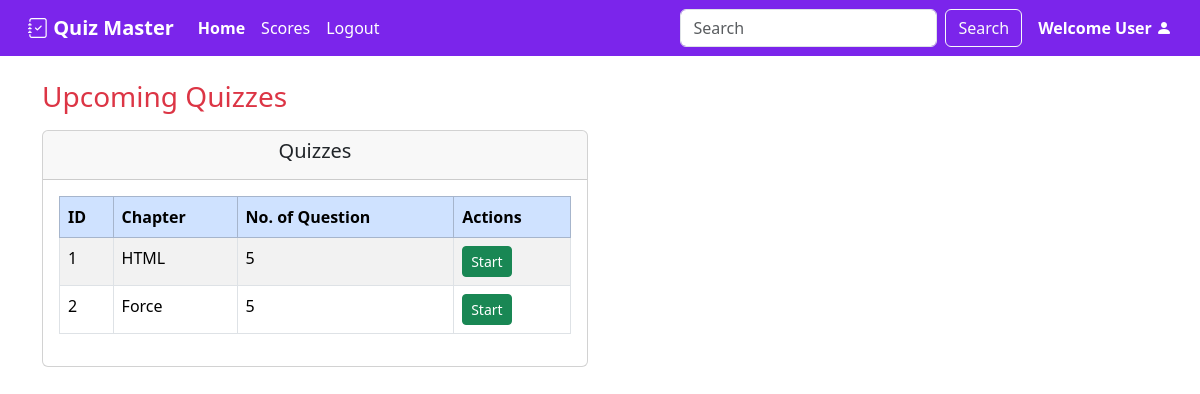
/user/dashboard, run on an earlier commit of the app's database.
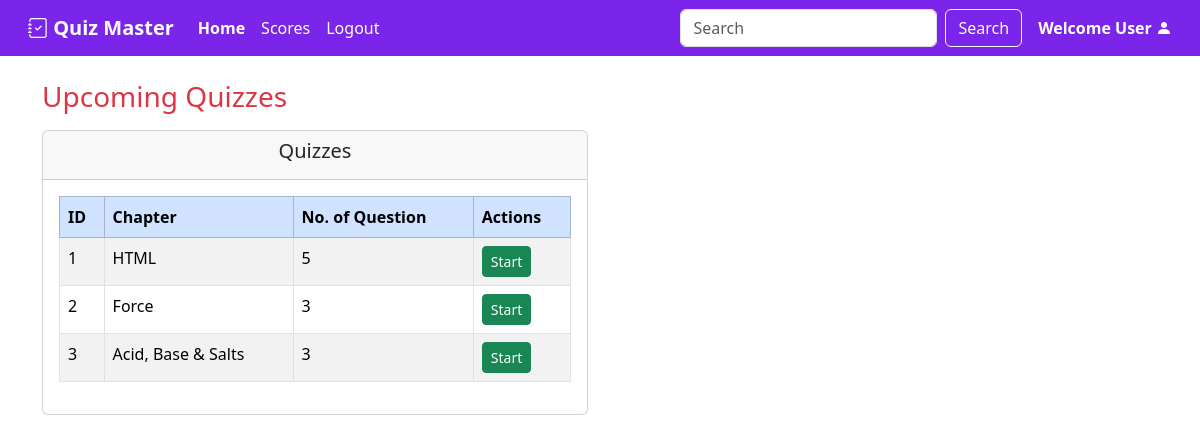
And on a later commit of the database.
### models/model.py (models this page shows)
class Chapter(db.Model):
    __tablename__ = 'chapter'
    id = db.Column(db.Integer, primary_key=True)
    subject_id = db.Column(db.Integer, db.ForeignKey('subject.id'), nullable=False)
    name = db.Column(db.String(100), nullable=False)
    no_questions = db.Column(db.Integer, nullable=False)
    questions = db.relationship('Questions', backref='chapter', lazy=True)

### controllers/user.py (the view)
@user_bp.route('/dashboard')
def dashboard():
    chapters = Chapter.query.all()
    return render_template('user_dashboard/user_dashboard.html', chapters=chapters)

### templates/user_dashboard/user_dashboard.html
{% extends 'base_layout/base_user.html' %}
{% block user_dashboard %}
<div class="container mt-4">
    <h3 class="mb-3 text-danger">Upcoming Quizzes</h3>
    <div class="row">
        <div class="col-lg-6 col-sm-12">
            <div class="card mb-3">
                <div class="card-header text-center">
                    <h5> Quizzes</h5>
                </div>
                <div class="card-body">
                    <table class="table table-bordered table-striped">
                        <thead>
                            <tr class="table-primary text-white">
                                <th>ID</th>
                                <th>Chapter</th>
                                <th>No. of Question</th>
                                <th>Actions</th>
                            </tr>
                        </thead>
                        <tbody>
                            {% if chapters %}
                                {% for chapter in chapters %}
                                <tr>
                                    <td>{{ chapter.id }}</td>
                                    <td>{{ chapter.name }}</td>
                                    <td>{{ chapter.no_questions }}</td>
                                    <td>
                                        <a href="{{ url_for('user.start_quiz', chapter_id=chapter.id) }}" class="btn btn-sm btn-success">Start</a>
                                    </td>
                                </tr>
                                {% endfor %}
                            {% else %}
                                <tr>
                                    <td colspan="4" class="text-center">No quizzes available.</td>
                                </tr>
                            {% endif %}
                        </tbody>
                    </table>
                </div>
            </div>
        </div>
    </div>
</div>
{% endblock %}

What changed in the data, as far as the page shows it:
changed Chapter "Force": no_questions "5" → "3"
added Chapter: id "3", name "Acid, Base & Salts", no_questions "3"
